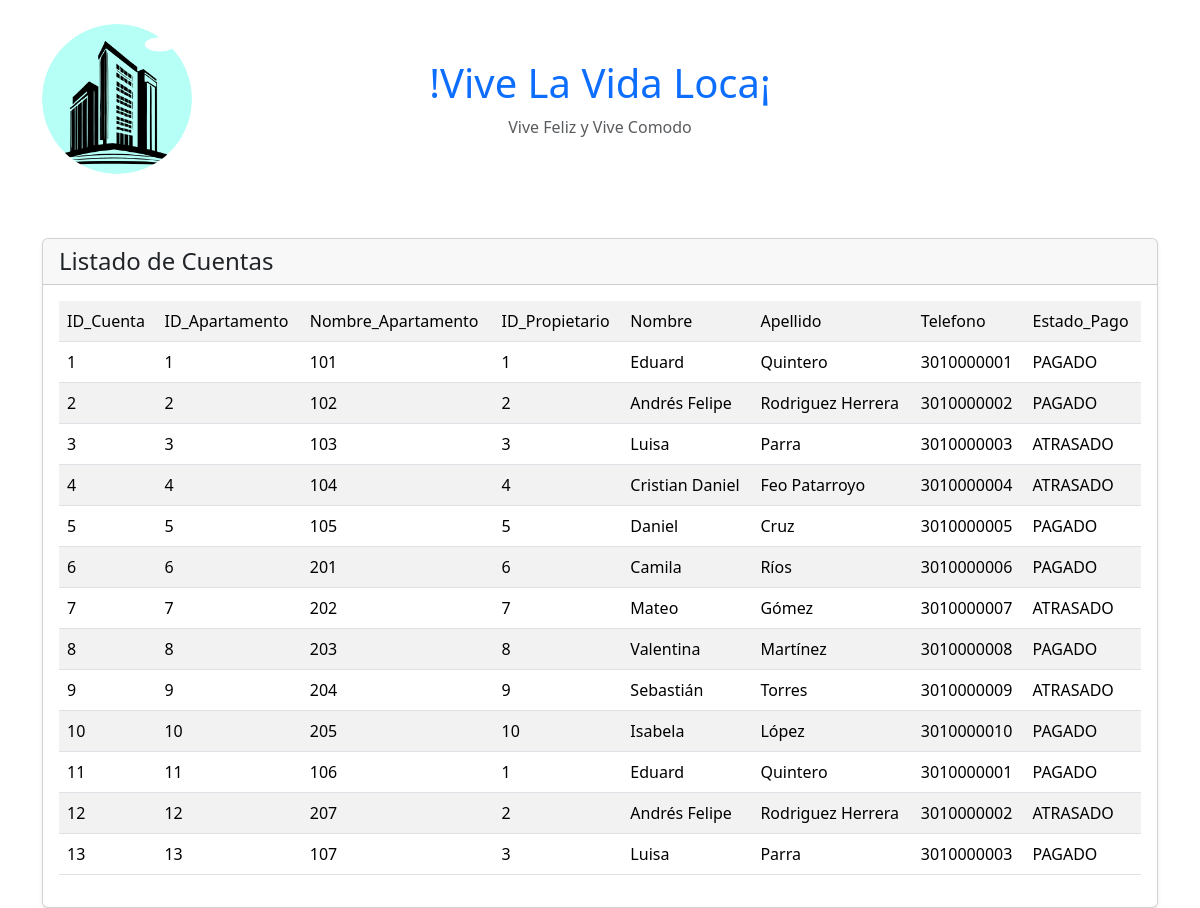
The app's page /presentacion/cuenta/ConsultarCuentas.php, older data.
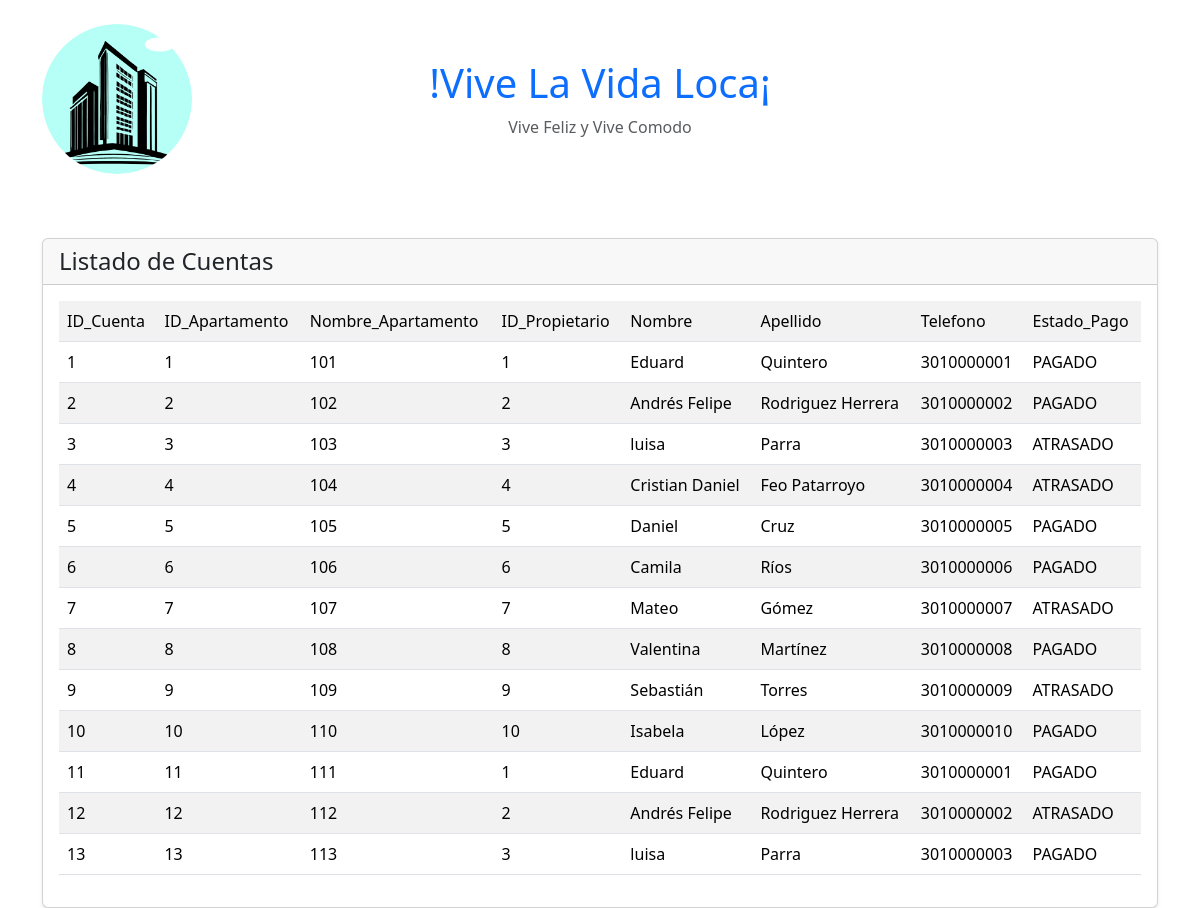
The same page, newer data.
### tables this page shows
CREATE TABLE `Cuenta` (
  `idCuenta` int(11) NOT NULL,
  `fechaLimite` date NOT NULL,
  `cantidad` double NOT NULL,
  `saldoAnterior` double NOT NULL,
  `Admin_idAdmin` int(11) NOT NULL,
  `Apartamento_idApartamento` int(11) NOT NULL,
  `EstadoPago_idEstadoPago` int(11) NOT NULL
);

CREATE TABLE `Apartamento` (
  `idApartamento` int(11) NOT NULL,
  `nombre` varchar(45) NOT NULL,
  `Area_idArea` int(11) NOT NULL,
  `Propietario_idPropietario` int(11) DEFAULT NULL
);

CREATE TABLE `Propietario` (
  `idPropietario` int(11) NOT NULL,
  `nombre` varchar(45) NOT NULL,
  `apellido` varchar(45) NOT NULL,
  `telefono` varchar(20) NOT NULL,
  `clave` varchar(45) NOT NULL,
  `fechaIngreso` date NOT NULL,
  `correo` varchar(100) NOT NULL
);

CREATE TABLE `EstadoPago` (
  `idEstadoPago` int(11) NOT NULL,
  `valor` varchar(45) NOT NULL
);

### logica/Cuenta.php (called while the page is built, shortened)
<?php
require_once("persistencia/Conexion.php");
require_once("Estado.php");
class Cuenta
{
    private $id;
    private $idApartamento;
    private $idEstadoPago;
    private $CuentasLista;
    public function __construct($id = "", $fechaLimite = "", $cantidad = 0.0, $saldoAnterior = 0.0, $idAdmin = "", $idApartamento = "", $idEstadoPago = "")
    {
        $this->id = $id;
        $this->idApartamento = $idApartamento;
        $this->idEstadoPago = $idEstadoPago;
    }
    public function consultarCuentas($idPropietario)
    {
        $conexion = new Conexion();
        $cuenta_DAO = new CuentaDAO();
        $conexion->abrir();
        if($idPropietario != null || $idPropietario == ""){
            $conexion->ejecutar($cuenta_DAO->MostrarTodos(""));
        }else{
            $conexion->ejecutar($cuenta_DAO->MostrarTodos($idPropietario));
        }
        $this->CuentasLista = array();
        while (($datos = $conexion->registro()) != null) {
            $Prop = new Propietario($datos[3], $datos[4], $datos[5], $datos[6]);
            $Apart = new Apartamento($datos[1], $datos[2], 0, $Prop);
            $Est = new Estado($datos[7], $datos[8]);
            $Cue = new Cuenta($datos[0],
            0,
            0,
            0,
            0,
            $Apart,
            $Est);
            array_push($this->CuentasLista, $Cue);
        }
    }
    public function getId()
    {
        return $this->id;
    }
    public function getIdApartamento()
    {
        return $this->idApartamento;
    }
    public function getIdEstadoPago()
    {
        return $this->idEstadoPago;
    }
    public function getCuentasLista()
    {
        return $this->CuentasLista;
    }
}

### persistencia/Conexion.php (called while the page is built, shortened)
<?php
class Conexion
{
    private $conexion;
    public function abrir()
    {
        $this->conexion = new mysqli("localhost", "root", "", "Conjuntos");
    }
    public function ejecutar($sql)
    {
        $this->resultado = $this->conexion->query($sql);
    }
}

### logica/Apartamento.php (called while the page is built, shortened)
<?php
require_once("persistencia/Conexion.php");
class Apartamento
{
    private $id;
    private $nombre;
    private $propietario;
    public function __construct($id = "", $nombre = "", $area = null, $propietario = null)
    {
        $this->id = $id;
        $this->nombre = $nombre;
        $this->propietario = $propietario;
    }
    public function getId()
    {
        return $this->id;
    }
    public function getNombre()
    {
        return $this->nombre;
    }
    public function getPropietario()
    {
        return $this->propietario;
    }
}

### logica/Persona.php (called while the page is built, shortened)
<?php
abstract class Persona
{
    protected $id;
    protected $nombre;
    protected $apellido;
    protected $telefono;
    public function __construct($id = "", $nombre = "", $apellido = "",$telefono="" , $clave = "", $correo = "")
    {
        $this->id = $id;
        $this->nombre = $nombre;
        $this->apellido = $apellido;
        $this ->telefono = $telefono;
    }
    public function getId()
    {
        return $this->id;
    }
    public function getNombre() {
        return $this->nombre;
    }
    public function getApellido() {
        return $this->apellido;
    }
    public function getTelefono() {
        return $this->telefono;
    }
}

### logica/Estado.php (called while the page is built, shortened)
<?php
    class Estado{
        private $Nombre;
        public function __construct($idEstado = "", $Nombre = "")
        {
            $this->Nombre = $Nombre;
        }
        public function getNombre()
        {
                return $this->Nombre;
        }
    }
?>

### presentacion/cuenta/ConsultarCuentas.php (the view, shortened to what this page needs)
<?php
include("presentacion/Extremos/Cabeza.php");
?>
<?php
require_once("logica/Cuenta.php");
?>
<div class="container mt-4">
    <div class="row">
        <div class="col">
            <div class="card shadow-sm ">
                <div class="card-header ">
                    <h4 class="mb-0">Listado de Cuentas</h4>
                </div>
                   <div class="card-body d-flex justify-content-center align-items-center" style="min-height: 150px;">
                    <?php
                        $cuenta = new Cuenta();
        				$cuenta -> consultarCuentas("");
                        $cuentas = $cuenta->getCuentasLista();
        				echo "<table class='table table-striped table-hover'>";
        				echo "
                        <tr>
                        <td>ID_Cuenta</td>
                        <td>ID_Apartamento</td>
                        <td>Nombre_Apartamento</td>
                        <td>ID_Propietario</td>
                        <td>Nombre</td>
                        <td>Apellido</td>
                        <td>Telefono</td>
                        <td>Estado_Pago</td>
                        </tr>";
        				foreach($cuentas as $cute){
        				    echo "<tr>";
        				    echo "<td>" . $cute -> getId() . "</td>";
        				    echo "<td>" . $cute -> getIdApartamento() -> getId() . "</td>";
                            echo "<td>" . $cute -> getIdApartamento() -> getNombre() . "</td>";
        				    echo "<td>" . $cute -> getIdApartamento() -> getPropietario() -> getId() . "</td>";
        				    echo "<td>" . $cute -> getIdApartamento() -> getPropietario() -> getNombre() . "</td>";
                            echo "<td>" . $cute -> getIdApartamento() -> getPropietario() -> getApellido() . "</td>";
                            echo "<td>" . $cute -> getIdApartamento() -> getPropietario() -> getTelefono() . "</td>";
                            echo "<td>" . $cute -> getIdEstadoPago() -> getNombre() . "</td>";
        				    echo "</tr>";
        				}
        				echo "</table>";
                    ?>
                </div>
            </div>
        </div>
    </div>
</div>

### presentacion/Extremos/Cabeza.php (shortened to what this page needs)
<!doctype html>
<html lang="en">
<head>
	<link href="https://cdn.jsdelivr.net/npm/bootstrap@5.3.2/dist/css/bootstrap.min.css" rel="stylesheet"
 />
</head>
<body>
	<div class="container py-4">
		<div class="row align-items-center">
			<div class="col-md-4 mb-3 mb-md-0">
				<img src="img/logoConjuntos.png" alt="Logo Conjuntos" class="img-fluid mb-3 rounded-circle"
					style="width: 150px; height: auto;"></a>
			</div>
			<div class="col-md-4 text-center justify-content-center align-items-center">
				<h1 class="text-primary">!Vive La Vida Loca¡</h1>
				<p class="text-muted">Vive Feliz y Vive Comodo</p>
			</div>
		</div>
	</div>

Row changes from the older to the newer data that the page shows:
changed through a linked row, cuenta (number 3 of 13 on the later page): propietario.nombre "Luisa" → "luisa"
changed through a linked row, cuenta "Camila": Apartamento_idApartamento.nombre "201" → "106"
changed through a linked row, cuenta "Mateo": Apartamento_idApartamento.nombre "202" → "107"
changed through a linked row, cuenta "Valentina": Apartamento_idApartamento.nombre "203" → "108"
changed through a linked row, cuenta "Sebastián": Apartamento_idApartamento.nombre "204" → "109"
changed through a linked row, cuenta "Isabela": Apartamento_idApartamento.nombre "205" → "110"
changed through a linked row, cuenta (number 11 of 13 on the later page): Apartamento_idApartamento.nombre "106" → "111"
changed through a linked row, cuenta (number 12 of 13 on the later page): Apartamento_idApartamento.nombre "207" → "112"
changed through a linked row, cuenta (number 13 of 13 on the later page): Apartamento_idApartamento.nombre "107" → "113"; propietario.nombre "Luisa" → "luisa"
